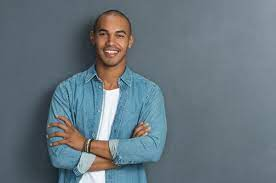
#> input picture chelovek.jpg, 276 x 183 px
$ python 'dz last.py'
#> lines starting #> are read from the running program, lines starting #| are printed output that depends on the picture; after the words box and inside, x2 and y2 are one past the last pixel; in counts of white or black regions, pixels touching at a corner belong together
import cv2


face_cascade = cv2.CascadeClassifier('haarcascade_frontalface_default.xml')
eye_cascade = cv2.CascadeClassifier('haarcascade_eye.xml')


image_path = 'chelovek.jpg'
image = cv2.imread(image_path)
#> image is the input picture: shape (183, 276, 3); mean B, G, R 125.7, 116.6, 102.7

if image is None:
    print("Ошибка: Не удалось загрузить изображение!")
else:
    gray = cv2.cvtColor(image, cv2.COLOR_BGR2GRAY)
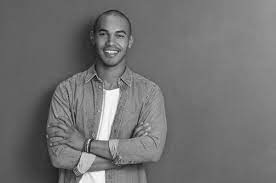
#> gray: shape (183, 276); min 14, max 254, mean 113.6


    faces = face_cascade.detectMultiScale(gray, 1.3, 5)
#> faces = [[89, 17, 45, 45]]
    for (x, y, w, h) in faces:
        cv2.rectangle(image, (x, y), (x + w, y + h), (255, 0, 0), 2)
        roi_gray = gray[y:y+h, x:x+w]
        roi_color = image[y:y+h, x:x+w]


        eyes = eye_cascade.detectMultiScale(roi_gray, 1.1, 3)
        for (ex, ey, ew, eh) in eyes:
            cv2.rectangle(roi_color, (ex, ey), (ex + ew, ey + eh), (0, 255, 0), 2)
#> this loop made 1 pass
#> pass 1, `roi_gray = gray[y:y+h, x:x+w]`:
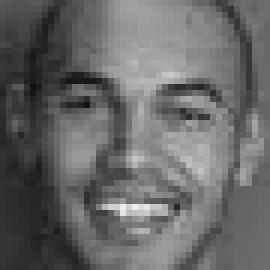
#> roi_gray: shape (45, 45) (shown 6 times larger); min 18, max 238, mean 103.7
#> pass 1, `roi_color = image[y:y+h, x:x+w]`:
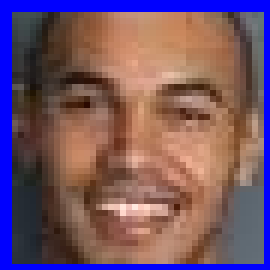
#> roi_color: shape (45, 45, 3) (shown 6 times larger); mean B, G, R 102.2, 85, 116.1
#> after the loop:
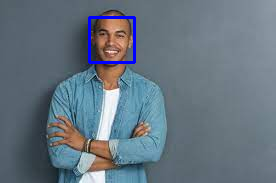
#> image: shape (183, 276, 3); 1.06% of pixels changed, all inside (x1, y1, x2, y2) = (88, 16, 136, 64)


    cv2.imshow('Face and Eye Detection', image)
    cv2.waitKey(0)
    cv2.destroyAllWindows()
